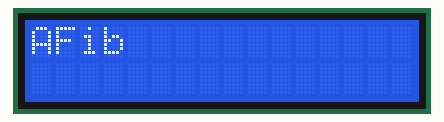
Simulated run of this sketch. Board: Arduino Uno, built with avr-gcc and run on an emulated ATmega328P. Parts: 16×2 character LCD.

Above: at 0.1 s.
At 1.1 s:
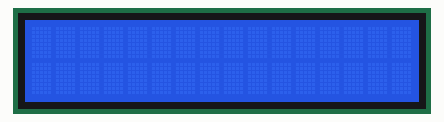

The sketch:

LCD_Setup.ino
```cpp
#include <LiquidCrystal_I2C.h>

int lcdColumns = 16;
int lcdRows = 2;

LiquidCrystal_I2C lcd(0x27, lcdColumns, lcdRows);

void setup() {
  lcd.init(); // Initialize the LCD
  lcd.backlight(); // Turn on the LCD backlight
}

void loop() {
  lcd.setCursor(0, 0); // Set the cursor to the first column, first row
  lcd.print("AFib"); // Print message on the first row
  delay(1000); // Wait for 1 second

  lcd.clear(); // Clear the display
  delay(1000); // Wait for 1 second

  lcd.clear(); // Clear the display
}
```

Measured:
- what the display in image 1 shows lasts 1.0 s, from 1.1 s to 2.1 s
